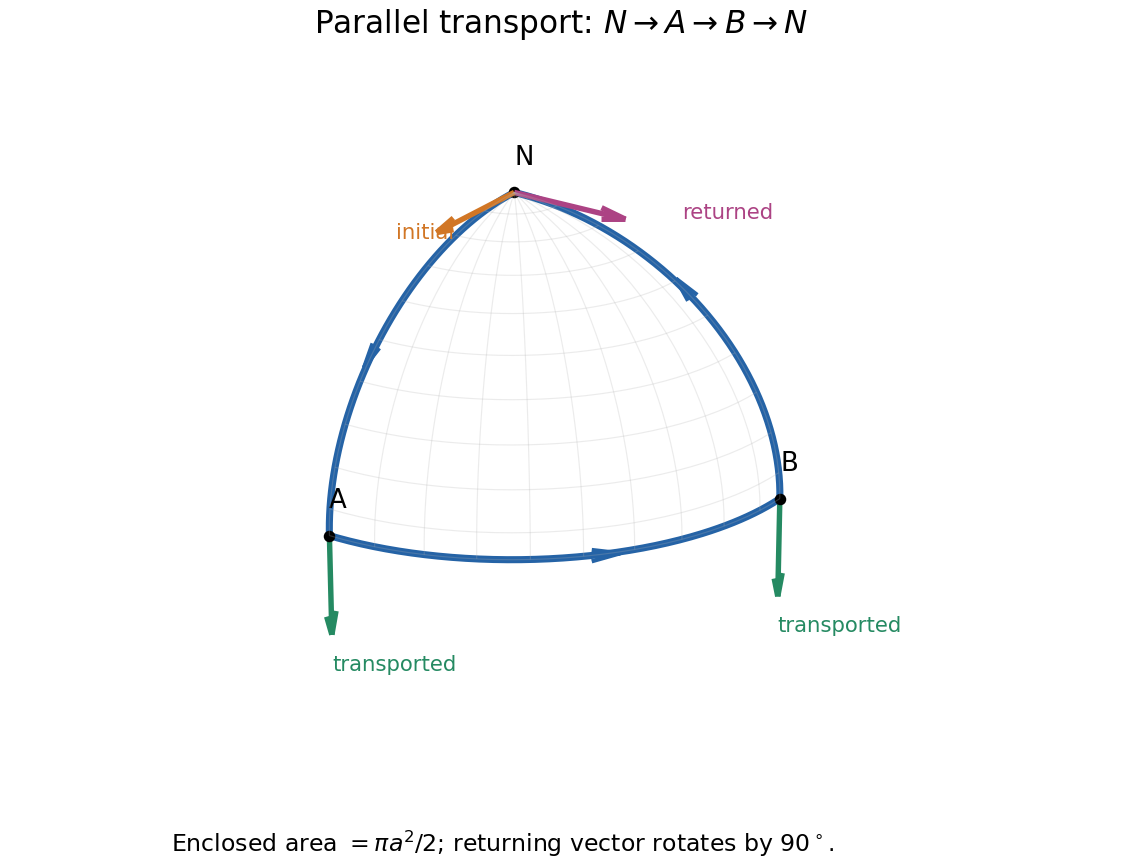

This chart was generated by the following Python code:
"""Original educational diagram; Python 3.14, NumPy 2.3.5, Matplotlib 3.10.7.
Save the PNG basename in the current working directory.
"""
import numpy as np
import matplotlib.pyplot as plt
plt.rcParams.update({"font.size":11,"figure.facecolor":"white","savefig.facecolor":"white"})
fig=plt.figure(figsize=(7.2,5.3),layout='constrained');ax=fig.add_subplot(projection='3d')
phi=np.linspace(0,2*np.pi,50);theta=np.linspace(0,np.pi,30)
x=np.outer(np.cos(phi),np.sin(theta));y=np.outer(np.sin(phi),np.sin(theta));z=np.outer(np.ones_like(phi),np.cos(theta))
ax.plot_wireframe(x,y,z,rcount=12,ccount=10,color='.7',alpha=.25,lw=.5)
t=np.linspace(0,np.pi/2,150)
for xyz in [(np.sin(t),0*t,np.cos(t)),(np.cos(t),np.sin(t),0*t),(0*t,np.cos(t),np.sin(t))]:
 ax.plot(*xyz,color='#2563a6',lw=3)
N=np.array([0.,0.,1.]);A=np.array([1.,0.,0.]);B=np.array([0.,1.,0.])
for p,v,label,color in [(N,[1,0,0],'initial','#d17625'),(A,[0,0,-1],'transported','#258a62'),(B,[0,0,-1],'transported','#258a62'),(N,[0,1,0],'returned','#ac4384')]:
 v=np.array(v)*.42
 ax.quiver(*p,*v,color=color,arrow_length_ratio=.22,lw=2.3)
 ax.text(*(p+1.1*v),label,color=color,fontsize=9)
for p,label in [(N,'N'),(A,'A'),(B,'B')]:ax.scatter(*p,c='black',s=15);ax.text(*(p*.9),label)
# Direction markers on each leg.
for p,v in [(np.array([.707,0,.707]),np.array([.707,0,-.707])),(np.array([.707,.707,0]),np.array([-.707,.707,0])),(np.array([0,.707,.707]),np.array([0,-.707,.707]))]:
 ax.quiver(*p,*(.14*v),color='#2563a6',arrow_length_ratio=.65,lw=1.8)
ax.set(xlim=(-1.1,1.6),ylim=(-1.1,1.6),zlim=(-1.1,1.5),title=r'Parallel transport: $N\to A\to B\to N$')
ax.text2D(.02,.01,r'Enclosed area $=\pi a^2/2$; returning vector rotates by $90^\circ$.',transform=ax.transAxes,fontsize=10)
ax.view_init(elev=24,azim=34);ax.set_box_aspect([1,1,1]);ax.set_axis_off()
fig.savefig('paper-1-spherical-transport.png',dpi=170)
